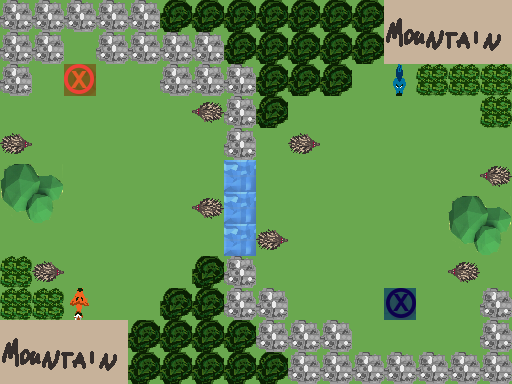

Below is a game level as drawn by its tile map, then a one-line description and the .tmx file that defines it, in full:
An orthogonal 16x12 tile map with 32x32 px tiles, 4 tile layers (Ground, Obstacles, Objects, Solution).

<map version="1.0" orientation="orthogonal" renderorder="right-down" width="16" height="12" tilewidth="32" tileheight="32" nextobjectid="1">
 <tileset firstgid="1" name="TilesetPlaceholder" tilewidth="32" tileheight="32" tilecount="240" columns="10">
  <image source="../../Tileset.png" width="320" height="768" />
 </tileset>
 <layer name="Ground" width="16" height="12">
  <data encoding="csv">
1,1,1,1,1,1,1,1,1,1,1,1,1,1,1,1,
1,1,1,1,1,1,1,1,1,1,1,1,1,1,1,1,
1,1,1,1,1,1,1,1,1,1,1,1,1,1,1,1,
1,1,1,1,1,1,1,1,1,1,1,1,1,1,1,1,
1,1,1,1,1,1,1,1,1,1,1,1,1,1,1,1,
1,1,1,1,1,1,1,5,1,1,1,1,1,1,1,1,
1,1,1,1,1,1,1,5,1,1,1,1,1,1,1,1,
1,1,1,1,1,1,1,5,1,1,1,1,1,1,1,1,
1,1,1,1,1,1,1,1,1,1,1,1,1,1,1,1,
1,1,1,1,1,1,1,1,1,1,1,1,1,1,1,1,
1,1,1,1,1,1,1,1,1,1,1,1,1,1,1,1,
1,1,1,1,1,1,1,1,1,1,1,1,1,1,1,1
</data>
 </layer>
 <layer name="Obstacles" width="16" height="12">
  <data encoding="csv">
43,43,43,43,43,42,42,42,42,42,42,42,81,82,83,84,
43,43,0,43,43,43,43,42,42,42,42,42,91,92,93,94,
43,0,0,0,0,43,43,43,42,42,42,0,0,44,44,44,
0,0,0,0,0,0,0,43,42,0,0,0,0,0,0,44,
0,0,0,0,0,0,0,43,0,0,0,0,0,0,0,0,
64,65,0,0,0,0,0,0,0,0,0,0,0,0,0,0,
74,75,0,0,0,0,0,0,0,0,0,0,0,0,64,65,
0,0,0,0,0,0,0,0,0,0,0,0,0,0,74,75,
44,0,0,0,0,0,42,43,0,0,0,0,0,0,0,0,
44,44,0,0,0,42,42,43,43,0,0,0,0,0,0,43,
81,82,83,84,42,42,42,42,43,43,43,0,0,0,0,43,
91,92,93,94,42,42,42,42,42,43,43,43,43,43,43,43
</data>
 </layer>
 <layer name="Objects" width="16" height="12">
  <data encoding="csv">
0,0,0,0,0,0,0,0,0,0,0,0,0,0,0,0,
0,0,0,0,0,0,0,0,0,0,0,0,0,0,0,0,
0,0,181,0,0,0,0,0,0,0,0,0,3221225664,0,0,0,
0,0,0,0,0,0,1610612877,0,0,0,0,0,0,0,0,0,
2684354701,0,0,0,0,0,0,0,0,2684354701,0,0,0,0,0,0,
0,0,0,0,0,0,0,0,0,0,0,0,0,0,0,1610612877,
0,0,0,0,0,0,1610612877,0,0,0,0,0,0,0,0,0,
0,0,0,0,0,0,0,0,2684354701,0,0,0,0,0,0,0,
0,2684354701,0,0,0,0,0,0,0,0,0,0,0,0,1610612877,0,
0,0,191,0,0,0,0,0,0,0,0,0,182,0,0,0,
0,0,0,0,0,0,0,0,0,0,0,0,0,0,0,0,
0,0,0,0,0,0,0,0,0,0,0,0,0,0,0,0
</data>
 </layer>
 <layer name="Solution" width="16" height="12">
  <data encoding="csv">
0,0,0,0,0,0,0,0,0,0,0,0,0,0,0,0,
0,0,0,0,0,0,0,0,0,0,0,0,0,0,0,0,
0,0,0,0,0,0,0,0,0,0,0,0,0,0,0,0,
0,0,0,0,0,0,0,0,0,0,0,0,0,0,0,0,
0,0,0,0,0,0,0,0,0,0,0,0,0,0,0,0,
0,0,0,0,0,0,0,0,0,0,0,0,0,0,0,0,
0,0,0,0,0,0,0,0,0,0,0,0,0,0,0,0,
0,0,0,0,0,0,0,0,0,0,0,0,0,0,0,0,
0,0,0,0,0,0,0,0,0,0,0,0,0,0,0,0,
0,0,0,0,0,0,0,0,0,0,0,0,0,0,0,0,
0,0,0,0,0,0,0,0,0,0,0,0,0,0,0,0,
0,0,0,0,0,0,0,0,0,0,0,0,0,0,0,0
</data>
 </layer>
</map>
